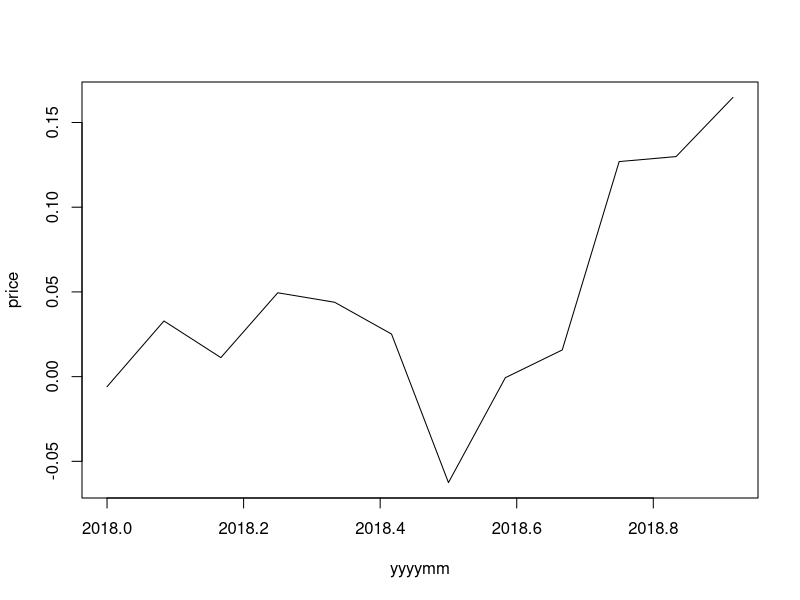
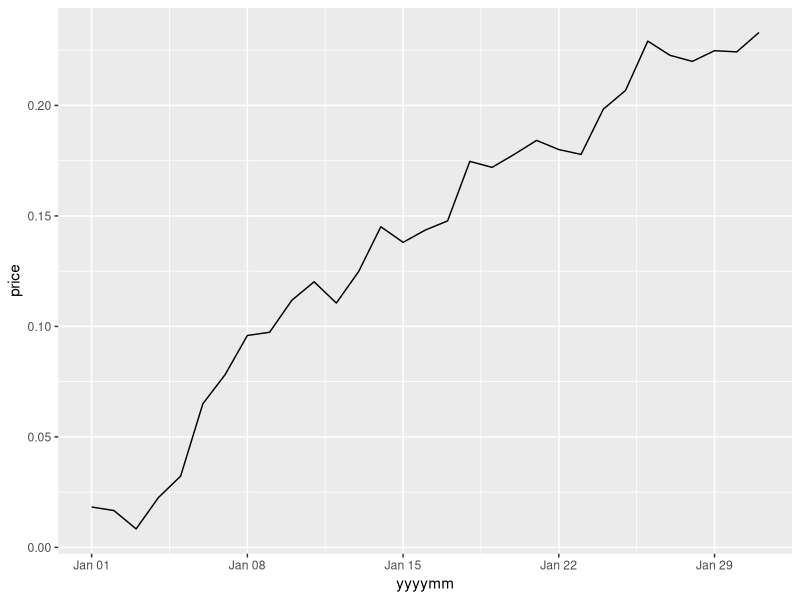
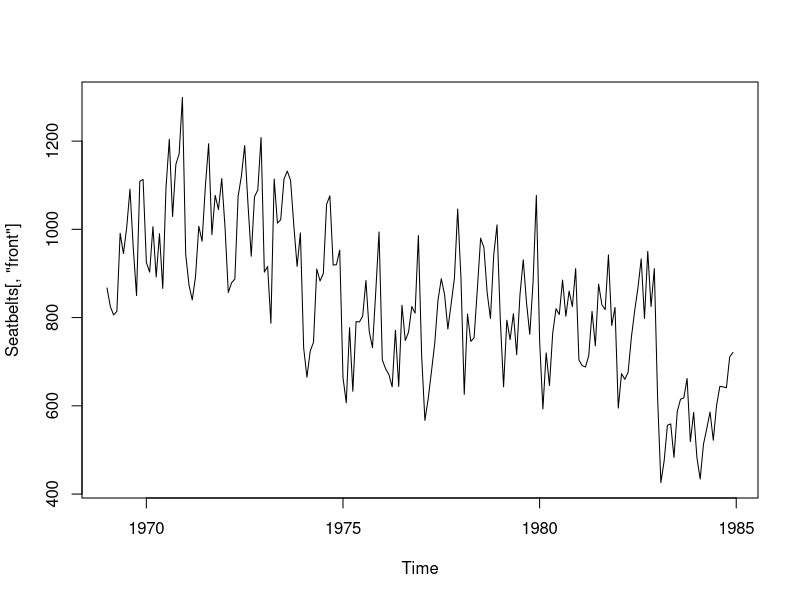
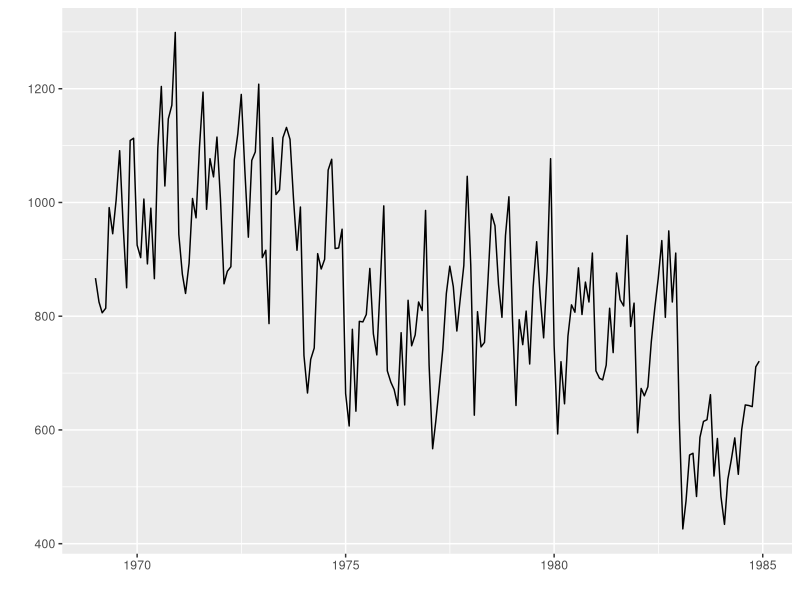
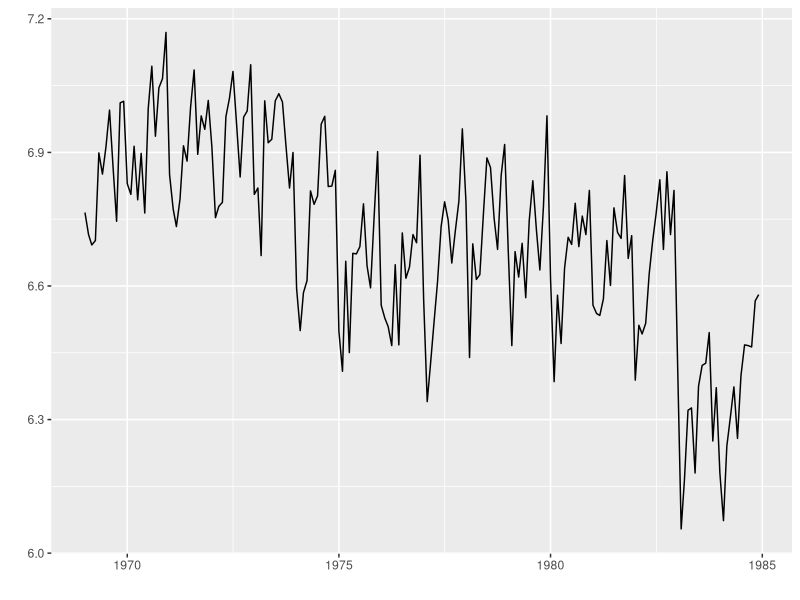
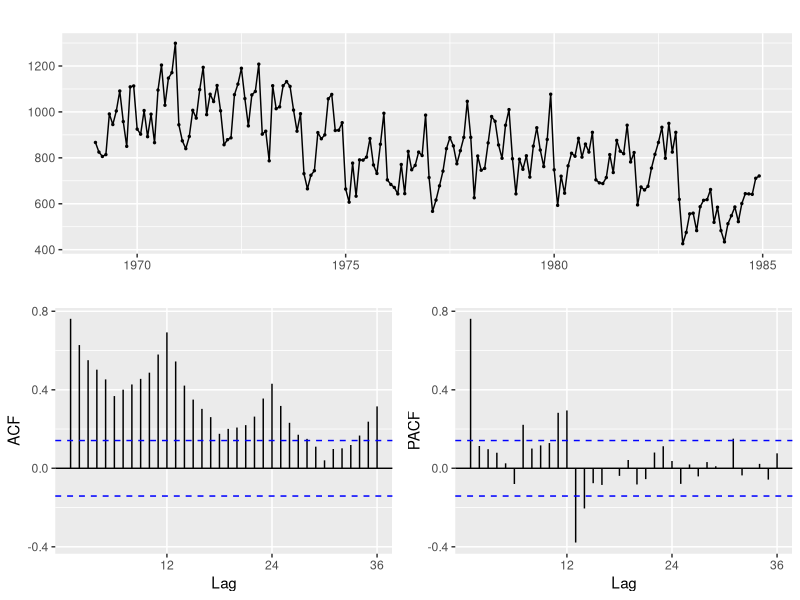
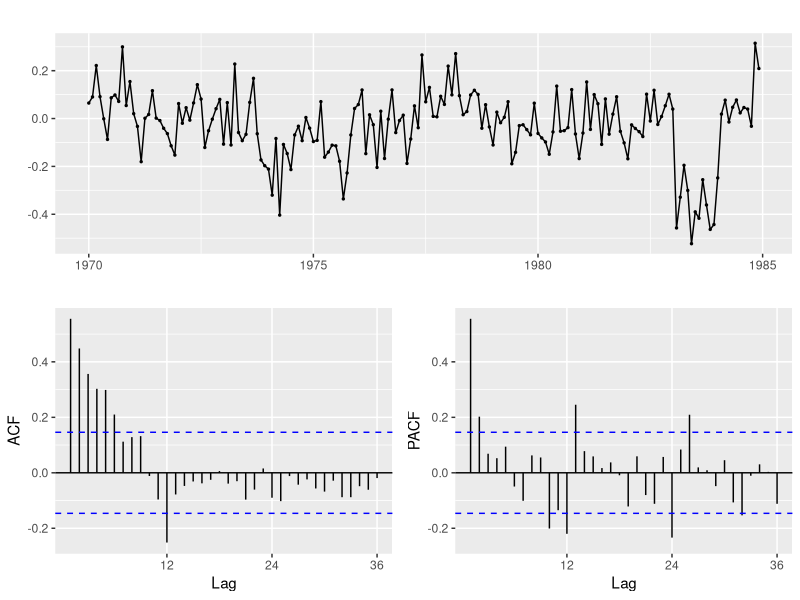
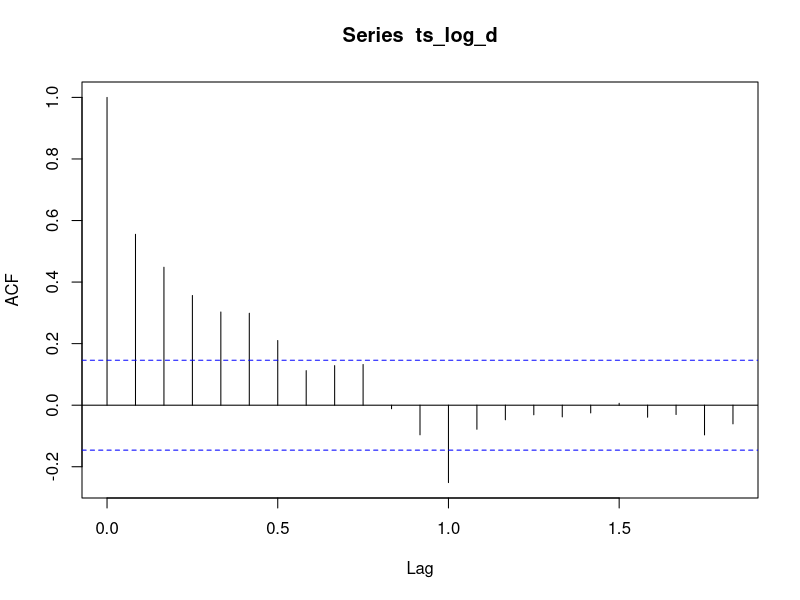

The R source for these figures, in order:

# 時系列データの扱い
library(xts)
library(forecast)
library(ggplot2)
library(ggfortify)
library(urca)

#tsは月次以外使い難い
ts_s <- ts(cumsum(rnorm(12, mean=0.03, sd=0.05)), start=c(2018, 1), freq=12)

window(ts_s, start=c(2018, 4), end=c(2018,6))
attributes(ts_s)
typeof(ts_s)
mode(ts_s)
class(ts_s)
subset(ts_s, month=3)
ts_s["2018-Mar"]

xts_s <- xts(
  matrix(cumsum(rnorm(31, mean=0.005, sd=0.01))),
  order.by=seq(as.Date("2018-01-01"),length=31,by="day")
  )
xts_s["2018-01-15::2018-01-20"]

plot(ts_s, xlab="yyyymm", ylab="price")
autoplot(xts_s, xlab="yyyymm", ylab="price")

summary(ur.kpss(log(xts_s)))
ndiffs(log(xts_s))


head(Seatbelts)
class(Seatbelts)
## ts
Seatbelts[, "front"]
plot(Seatbelts[, "front"])
autoplot(Seatbelts[, "front"])

ts_s2 <- Seatbelts[, "front"]
autoplot(log(ts_s2))
ggtsdisplay(ts_s2)

diff(ts_s2)
lag(ts_s2, -1)
ts_s2
xts_s
class(ts_s)
frequency(xts_s)
ggtsdisplay(diff(log(ts_s2), lag=frequency(ts_s2)))

ts_log_d <- diff(log(ts_s2), lag=frequency(ts_s2))
acf(ts_log_d)
ggsubseriesplot(ts_s2)





library(xts)
library(forecast)
library(ggplot2)
library(ggfortify)
library(urca)

library(tseries)


head(Seatbelts)

ts_log_s <- Seatbelts[, c("front", "PetrolPrice", "law")]
ts_log_s[, c("front", "PetrolPrice")] <- ts_log_s[, c("front", "PetrolPrice")]
train_s <- window(ts_log_s, end=c(1983, 12))
test_s <- window(ts_log_s, start=c(1984, 1))

sarimax_s <- auto.arima(y=train_s[, "front"],
                       xreg=train_s[, c("PetrolPrice", "law")],
                       ic="aic",
                       max.order=7,
                       stepwise=F,
                       approximation=F,
                       parallel=T,
                       num.cores=4)
sarimax_s
checkresiduals(sarimax_s)
jarque.bera.test(resid(sarimax_s))

sarimax_f <- forecast(
  sarimax_s,
  xreg = test_s[, c("PetrolPrice", "law")],
  h=12,
  level=c(95, 70)
)

rep(1, 12)

-- 1969.1 - 1983.12

meanf(train_s[, "front"])
rwf(train_s[, "front"])

arima.sim(n=20, model=list(order=c(1,0,0), ar=c(0.8)))
